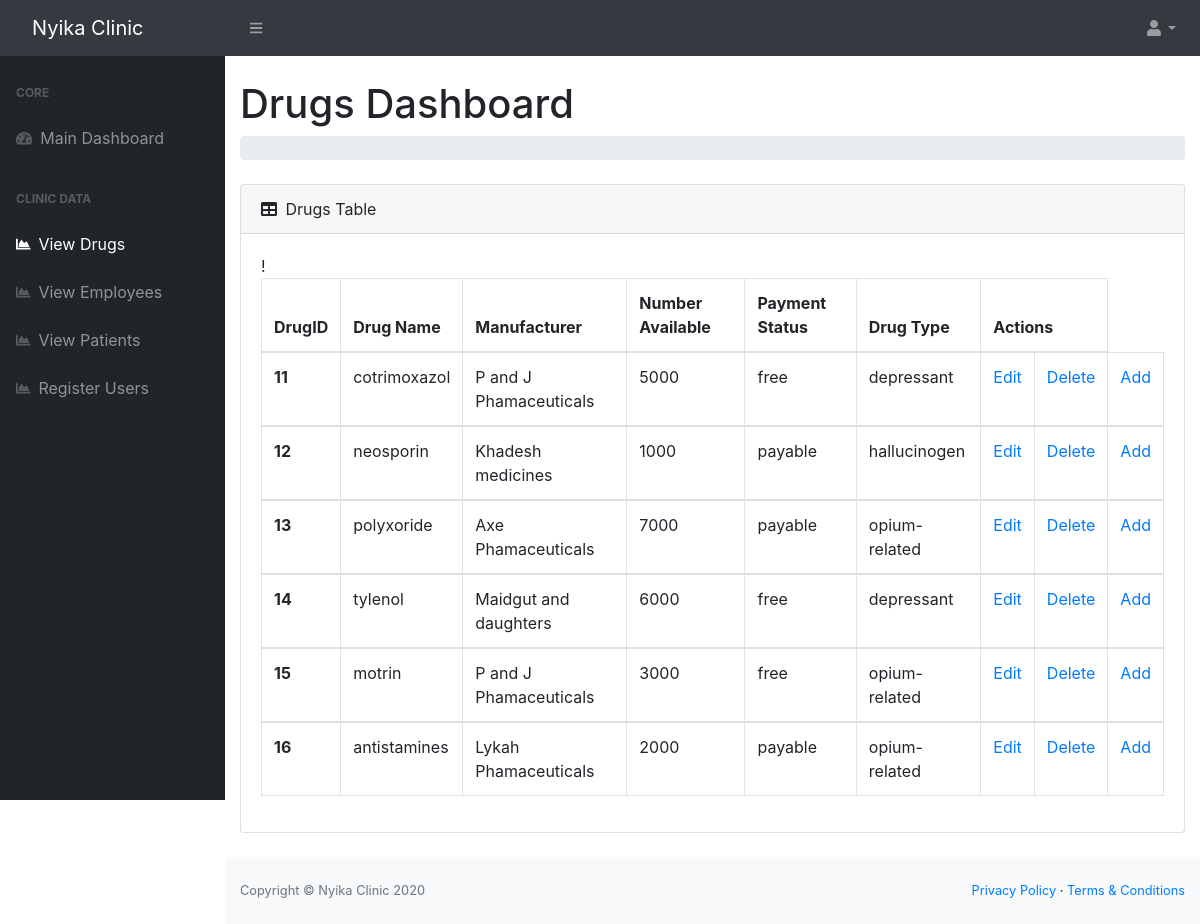
Page /drugs/drugs.php on the committed database.
### tables this page shows
CREATE TABLE `drugs` (
  `DrugID` int(80) NOT NULL,
  `drug_name` varchar(80) NOT NULL,
  `manufacturer` varchar(80) DEFAULT NULL,
  `number_available` int(80) NOT NULL,
  `payment_status` enum('free','payable','','') NOT NULL,
  `drug_type` varchar(80) NOT NULL
);

### drugs/drugs.php (the view, shortened to what this page needs)
<!DOCTYPE html>
<html lang="en">
<head>
    <link href="../css/styles.css" rel="stylesheet" />
    <link href="vendor/bootstrap/css/bootstrap.min.css" rel="stylesheet">
    <link href="vendor/font-awesome/css/font-awesome.min.css" rel="stylesheet" type="text/css">
</head>
<body class="sb-nav-fixed">
    <nav class="sb-topnav navbar navbar-expand navbar-dark bg-dark">
        <a class="navbar-brand" href="../">Nyika Clinic</a>
        <button class="btn btn-link btn-sm order-1 order-lg-0" id="sidebarToggle" href="#"><i class="fas fa-bars"></i></button>
        <ul class="navbar-nav ml-auto ml-md-0">
            <li class="nav-item dropdown">
                <a class="nav-link dropdown-toggle" id="userDropdown" href="#" role="button" data-toggle="dropdown" aria-haspopup="true" aria-expanded="false"><i class="fas fa-user fa-fw"></i></a>
            </li>
        </ul>
    </nav>
    <div id="layoutSidenav">
        <div id="layoutSidenav_nav">
            <nav class="sb-sidenav accordion sb-sidenav-dark" id="sidenavAccordion">
                <div class="sb-sidenav-menu">
                    <div class="nav">
                        <div class="sb-sidenav-menu-heading">Core</div>
                        <a class="nav-link" href="../dashboard/main_dashboard.php">
                            <div class="sb-nav-link-icon"><i class="fas fa-tachometer-alt"></i></div>
                            Main Dashboard
                        </a>
                        <div class="sb-sidenav-menu-heading">Clinic Data</div>
                        <a class="nav-link" href="../drugs/drugs.php">
                            <div class="sb-nav-link-icon"><i class="fas fa-chart-area"></i></div>
                            View Drugs
                        </a>
                        <a class="nav-link" href="../employees/employees.php">
                            <div class="sb-nav-link-icon"><i class="fas fa-chart-area"></i></div>
                            View Employees
                        </a>
                        <a class="nav-link" href="../patients/patients.php">
                            <div class="sb-nav-link-icon"><i class="fas fa-chart-area"></i></div>
                            View Patients
                        </a>
                        <a class="nav-link" href="../register/register_frontend.php">
                            <div class="sb-nav-link-icon"><i class="fas fa-chart-area"></i></div>
                            Register Users
                        </a>
                    </div>
                </div>
            </nav>
        </div>
        <div id="layoutSidenav_content">
            <main>
                <div class="container-fluid">
                    <h1 class="mt-4">Drugs Dashboard</h1>
                    <ol class="breadcrumb mb-4">
                    </ol>
                    <div class="card mb-4">
                        <div class="card-header">
                            <i class="fas fa-table mr-1"></i>
                            Drugs Table
                        </div>
                        <div class="card-body">
                            <div class="table-responsive">
                                <table class="table table-bordered" id="dataTable" width="100%" cellspacing="0">
                                    <thead>
                                        <tr>
                                            <th>DrugID</th>
                                            <th>Drug Name</th>
                                            <th>Manufacturer</th>
                                            <th>Number Available</th>
                                            <th>Payment Status</th>
                                            <th>Drug Type</th>
                                            <th colspan="2">Actions </th>
                                        </tr>
                                    </thead>
                                    <tfoot>
                                        <?php
                                        $servername = "localhost";
                                        $username = "root";
                                        $password = "";
                                        $dbname = "nyikaclinic";
                                        $conn = new mysqli($servername, $username, $password, $dbname);
                                        $sql = 'SELECT * from drugs';
                                        $result = mysqli_query($conn, $sql);
                                        if (mysqli_num_rows($result) > 0) {
                                            while ($row = mysqli_fetch_assoc($result)) { ?>
                                                <tbody>
                                                    <tr>
                                                        <th>
                                                            <?php echo $row['DrugID']; ?>
                                                        </th>
                                                        <td>
                                                            <?php echo $row['drug_name']; ?>
                                                        </td>
                                                        <td>
                                                            <?php echo $row['manufacturer']; ?>
                                                        </td>
                                                        <td>
                                                            <?php echo $row['number_available']; ?>
                                                        </td>
                                                        <td>
                                                            <?php echo $row['payment_status']; ?>
                                                        </td>
                                                        <td>
                                                            <?php echo $row['drug_type']; ?>
                                                        </td>
                                                        <td>
                                                            <a href="drugs_form.php?edit=<?php echo $row['DrugID']; ?>" class="edit_btn">Edit</a>
                                                        </td>
                                                        <td>
                                                            <a onClick = "return confirm('Are you sure you want to delete this?')" href="drugs_form.php?del=<?php echo $row['DrugID']; ?>" class="del_btn">Delete</a>
                                                        </td>
                                                        <td>
                                                            <a href="drugs_form.php?save=<?php echo $row['DrugID']; ?>" class="edit_btn">Add</a>
                                                        </td>
                                                    </tr>
                                                </tbody>
                                        <?php
                                            }
                                        } else {
                                            echo '0 results';
                                        }
                                        ?>
                                </table>
                            </div>
                        </div>
                    </div>
                </div>
            </main>
            <footer class="py-4 bg-light mt-auto">
                <div class="container-fluid">
                    <div class="d-flex align-items-center justify-content-between small">
                        <div class="text-muted">Copyright &copy; Nyika Clinic 2020</div>
                        <div>
                            <a href="#">Privacy Policy</a>
                            &middot;
                            <a href="#">Terms &amp; Conditions</a>
                        </div>
                    </div>
                </div>
            </footer>
        </div>
    </div>
</body>
</html>

### rows in the picture
drugs: DrugID "11", drug_name "cotrimoxazol", manufacturer "P and J Phamaceuticals", number_available "5000", payment_status "free", drug_type "depressant"
drugs: DrugID "12", drug_name "neosporin", manufacturer "Khadesh medicines", number_available "1000", payment_status "payable", drug_type "hallucinogen"
drugs: DrugID "13", drug_name "polyxoride", manufacturer "Axe Phamaceuticals", number_available "7000", payment_status "payable", drug_type "opium-related"
drugs: DrugID "14", drug_name "tylenol", manufacturer "Maidgut and daughters", number_available "6000", payment_status "free", drug_type "depressant"
drugs: DrugID "15", drug_name "motrin", manufacturer "P and J Phamaceuticals", number_available "3000", payment_status "free", drug_type "opium-related"
drugs: DrugID "16", drug_name "antistamines", manufacturer "Lykah Phamaceuticals", number_available "2000", payment_status "payable", drug_type "opium-related"
